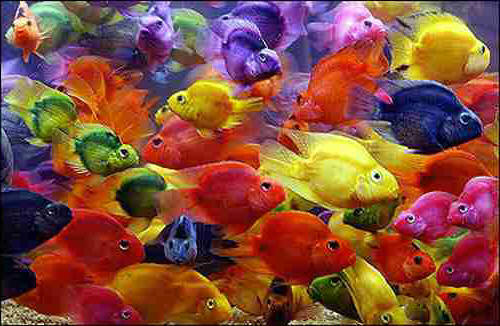
#> input picture fish.jpg, 500 x 326 px
$ python computeQuantizationError.py   (older library calls are emulated)
#> lines starting #> are read from the running program, lines starting #| are printed output that depends on the picture
### quantizeHSV.py
import numpy as np
import matplotlib.pyplot as plt
from imageio import imread, imwrite
from scipy.cluster.vq import vq,kmeans2
from skimage.color import rgb2hsv,hsv2rgb
import matplotlib.colors as matColor
import copy
#[outputImg, meanHues] = quantizeHSV(origImg, k)

def quantizeHSV(origImg,k):

    row,col,d=origImg.shape
    num_cluster=k
    HSVimg=matColor.rgb_to_hsv(origImg)
    dataset=np.reshape(HSVimg,(row*col,d))
    hueImg=np.double(dataset[:,0])
    meanHues, labels = kmeans2(hueImg, k)
    outputImg = HSVimg.copy()
    for i in range(row):
        for j in range(col):
            #print("i=",i,"j=",j)
            distance=np.abs(meanHues-outputImg[i][j][0])
            min=np.argmin(distance)
            outputImg[i,j,0]=meanHues[min]
    meanHues = meanHues.flatten()
    outputImg = matColor.hsv_to_rgb(outputImg)
    return outputImg,meanHues


# [7 lines that do not run on import are left out]

### computeQuantizationError.py

import matplotlib.pyplot as plt
import quantizeRGB
from imageio import imread, imwrite
import numpy as np
import copy
from scipy.cluster.vq import vq,kmeans2
import quantizeHSV

#function [error] = computeQuantizationError(origImg,quantizedImg)
def computeQuantizationError(origImg,quantizedImg):
    row,col,_=origImg.shape
    SSD= 0.0
    for i in range(row):
        for j in range(col):
            flat_ori= origImg[i][j].flatten().astype(np.int)
            flat_quanti= quantizedImg[i][j].flatten().astype(np.int)
            error = np.linalg.norm(flat_ori - flat_quanti)
            SSD=error**2 +SSD
    return SSD.astype(np.int64)

if __name__ == "__main__":
    img = imread('fish.jpg')
#> img is the input picture: shape (326, 500, 3); mean R, G, B 132.5, 77.5, 60.6
    k = 3
    n = np.array([3,8,15])
    plt.imshow(img)
    for k in n:
        quantizedImg = img.copy
        quantizedImg, meancolor = quantizeHSV.quantizeHSV(img, k)
        error = computeQuantizationError(img, quantizedImg)
        print("k=", k, "error=", error)
#> this loop made 3 passes
#> (meancolor, error) on passes 1 to 2: ([0.938, 0.0877, 0.692], 216198057), ([1.18, 0.954, 0.0371, 0.78, 0.131, 0.22, 0.67, 0.395], 52560543)
#> error on pass 3: 29457460
#| k= 3 error= 216198057
#| k= 8 error= 52560543
#| k= 15 error= 29457460
#> pass 1, in quantizeHSV, `outputImg = matColor.hsv_to_rgb(outputImg)`:
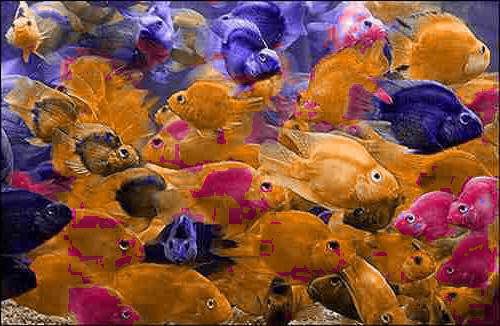
#> outputImg: shape (326, 500, 3) float32; mean R, G, B 132.6, 81.5, 61.6
#> pass 2, in quantizeHSV (call 2), `outputImg = matColor.hsv_to_rgb(outputImg)`:
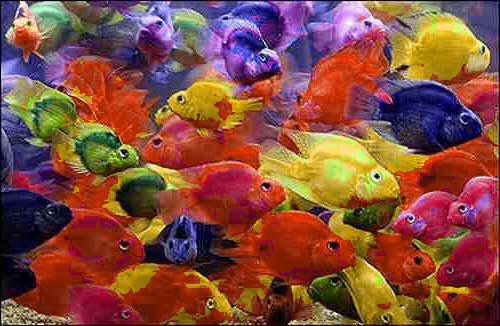
#> outputImg: shape (326, 500, 3) float32; mean R, G, B 131.7, 77.2, 61.1
#> pass 3, in quantizeHSV (call 3), `outputImg = matColor.hsv_to_rgb(outputImg)`:
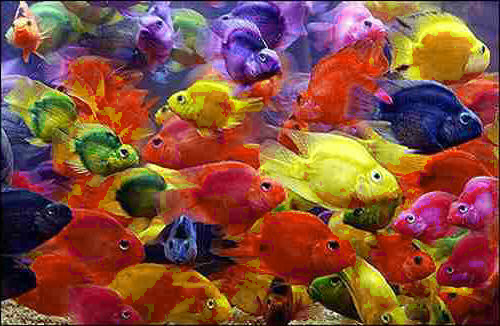
#> outputImg: shape (326, 500, 3) float32; mean R, G, B 132.6, 78.8, 61
